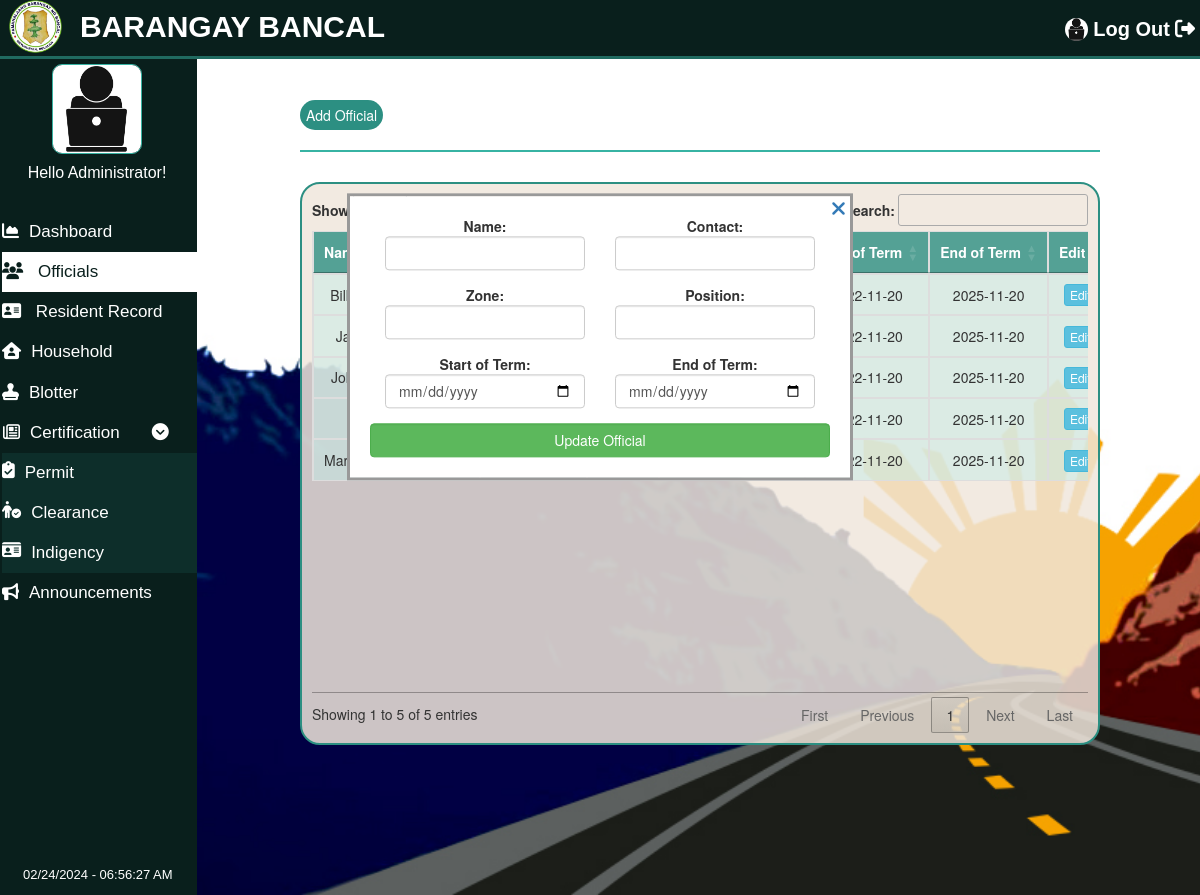
The app's page /pages/Officials/edit.php (signed in) with its own data.
### tables this page shows
CREATE TABLE `tblofficials` (
  `id` int(11) NOT NULL,
  `name` varchar(100) NOT NULL,
  `contact` varchar(100) NOT NULL,
  `address` varchar(100) NOT NULL,
  `position` varchar(100) NOT NULL,
  `start` date NOT NULL,
  `end` date NOT NULL
);

### pages/Officials/edit.php (the view, shortened to what this page needs)
<?php
if(empty($_SESSION['adminid']))
{
    header('Location:../LoginPage/LoginPage.php');
}
else
{
?>
<!DOCTYPE html>
<html lang="en">
<head>
    <link rel="stylesheet" href="../../css/Officials_edit.css">
    <link rel="stylesheet" href="https://cdnjs.cloudflare.com/ajax/libs/font-awesome/6.2.0/css/all.min.css">
    <link rel="stylesheet" href="https://cdnjs.cloudflare.com/ajax/libs/twitter-bootstrap/3.3.7/css/bootstrap.min.css" />
    <link rel="stylesheet" href="https://cdn.datatables.net/1.12.1/css/jquery.dataTables.min.css" />
</head>
<body>
<div id="navbar" class="navbar-font">
      <a href="../logout_admin.php" id="admin-nav"  ><img src="../../images/admin.png" alt="default profile" id="navbar-pic" >Log Out<i class="fa-solid fa-right-from-bracket" style="margin-left: 5px;"></i></a>
      <a href="../Dashboard/Dashboard.php">
    <img src="../../images/bmsLogo.png" alt="bmsLogo" id="bmsLogo" class="w3-bar-item">
        <h4 id="name">BARANGAY BANCAL </h4> </a>
    </div>
    <<div id="sidebar" class="sidebar-font">
    <img src="../../images/admin.png" alt="default profile" id="sidebar-pic" >
        <h4 id="hello">Hello Administrator!</h4>
        <a href="../Dashboard/Dashboard.php" class="dashboard"><i class="fa-solid fa-chart-area"></i>Dashboard</a>
        <a href="../Officials/Officials.php" class="officials active"><i class="fa-solid fa-users"></i> Officials</a>
        <a href="../Residentrecord/Residentrecord.php" class="residentrecord"><i class="fa fa-address-card"></i>    Resident Record</a>
        <a href="../Household/Household.php" class="household"><i class="fa-solid fa-house-user"></i>Household</a>
        <a href="../Blotter/Blotter.php" class="blotter"><i class="fa-solid fa-stamp"></i>Blotter</a>
        <button class="certs"><i class="fa-regular fa-newspaper"></i>Certification<i class="fa-solid fa-circle-chevron-down" style="margin-left: 32px;"></i></button>
        <div id="certs">
        <a href="../Certificates/Certificates.php" class="certs"><i class="fa-solid fa-clipboard-check"></i>Permit</a>
        <a href="../Clearance/Clearance.php" class="certs"><i class="fa-solid fa-person-circle-check"></i>Clearance</a>
        <a href="../Indigency/Indigency.php" class="certs"><i class="fa-solid fa-id-card"></i>Indigency</a>
        </div>
        <a href="../Announcement/Announcement.php" class="announcement"><i class="fa-solid fa-bullhorn"></i>Announcements</a>
        <span id='ct7'  style="color: white;
                               font-size: 13px;
                               position:fixed;
                               bottom:10px;
                               left: 23px;
                               "></span>
    </div>
    <div class="main">
    <button type="submit" id="btn-submit" onclick="openForm()">Add Official</button>
    <hr style="border: 1px solid #37B3A3;">
    <?php
      include "config.php";
      $id = $_POST['id'];
      $query = "SELECT * FROM `tblofficials` WHERE id='$id'";
      $sql = mysqli_query($conn, $query);
      if($sql) {
        $row = mysqli_fetch_array($sql)
          ?>
           <div class="loginPopup">
        <div class="formPopup" id="popupForm">
          <form method="post" action="edit.php" class="formContainer" autocomplete="off">
            <a href="Officials.php"><i class="fa-sharp fa-solid fa-xmark" area-hidden="true" id="close-icon" ></i></a>
            <div class="form-group col-sm-6">
                <strong>Name:</strong>
                <input type="text" name="name" class="form-control" value="<?php echo $row['name']?>" >
              </div>
              <div class="form-group col-sm-6">
                <strong>Contact:</strong>
                <input type="text" name="contact" class="form-control" value="<?php echo $row['contact']?>" >
              </div>
              <div class="form-group col-sm-6">
                  <strong>Zone:</strong>
                  <input type="text" name="address" class="form-control" value="<?php echo $row['address']?>">
              </div>
              <div class="form-group col-sm-6">
                  <strong>Position:</strong>
                  <input type="text" name="position" class="form-control" value="<?php echo $row['position']?>" >
              </div>
              <div class="form-group col-sm-6">
                  <strong>Start of Term:</strong>
                  <input type="date" name="start" class="form-control"  value="<?php echo $row['start']?>">
              </div>
              <div class="form-group col-sm-6">
                  <strong>End of Term:</strong>
                  <input type="date" name="end" class="form-control"   value="<?php echo $row['end']?>">
              </div>
              <input type="submit" name="submit" id="addofficial" value="Update Official" class="btn btn-success save-btn form-control" >
          </form>
        </div>
          <?php
      }
    ?>
    <br/>
          <div class="table-responsive text-nowrap" id="table">
          <table id="example" class="table table-bordered table-hover " style="width:100%">
            <thead>
              <th width="200px"class="text-center">Name</th>
              <th width="140px"class="text-center">Contact</th>
              <th width="200px"class="text-center">Zone</th>
              <th width="130px"class="text-center">Position</th>
              <th width="120px"class="text-center">Start of Term</th>
              <th width="120px"class="text-center">End of Term</th>
              <th width="80px"class="text-center">Edit</th>
            </thead>
            <tbody>
              <?php
                $sql = "SELECT * FROM `tblofficials`";
                $result = mysqli_query($conn, $sql);
                while ($row = mysqli_fetch_assoc($result)) {
                  ?>
                  <tr>
                    <td><?php echo $row['name'] ?></td>
                    <td><?php echo $row['contact'] ?></td>
                    <td><?php echo $row['address'] ?></td>
                    <td><?php echo $row['position'] ?></td>
                    <td><?php echo $row['start'] ?></td>
                    <td><?php echo $row['end'] ?></td>
                    <td>
                    <form action="edit.php" method="post">
                    <input type="submit" class='btn btn-info btn-xs btn-update' name="edit" value="Edit">
                    </td>
                </tr>
                <?php
                }
              ?>
            </tbody>
          </table>
        </div>
              </div>
    </div>
</body>
</html>
<?php } ?>

### css/Officials_edit.css (style rules this page uses)
body { height: 100%; width: 100%; background-image: url("../images/009.jpg"); background-size: cover; background-repeat: no-repeat; background-attachment: fixed; overflow: hidden; }
#sidebar { background-color: #091f1c; margin: 0; width: 200px; position: fixed; top: 59px; left: -3px; height: 100%; overflow: auto; z-index: 1; }
.navbar-font { font-family: "Century Gothic", CenturyGothic, AppleGothic, sans-serif; font-size: 20px; }
.sidebar-font { font-family: "Century Gothic", CenturyGothic, AppleGothic, sans-serif; font-size: 10px; }
#navbar { max-width: 100%; border-bottom: 3px solid #206a60; position: fixed; left: 0; width: 100%; height: 59px; text-align: right; background-color:#091f1c; top: 0; z-index: 1; }
#name { position: fixed; top: 0px; left: 80px; font-size: 30px; font-weight: 800; color: white; }
#admin-nav { position: relative; top: 15px; right: 5px; font-weight: 800; text-decoration: none; color: white; }
#bmsLogo { height: 55px; width: 55px; position: fixed; top: -1px; left: 8px; }
#sidebar a { text-decoration: none; color: white; display: block; font-size: 17px; margin-left: 5px; padding-top: 8px; padding-bottom: 8px; }
#sidebar i { margin-right: 10px; }
#sidebar a.active { background-color: white; color:#091f1c; }
#hello { text-align: center; font-size: 16px; font-weight: 200; color: white; margin-bottom: 30px; }
.certs { background-color: #091f1c; color: white; border: none; font-size: 17px; height: 40px; width: 100%; text-align: left; }
#certs a { background-color: #0d2e2a; display: flex; }
body { display: grid; grid-template-columns: 200px 1fr; grid-template-areas: "header header" "sidebar main" "sidebar footer"; }
.main { grid-area: main; padding: 100px; overflow-x: auto; margin-top: -20px; }
#btn-submit { height: 30px; border-radius: 20px; background-color: #2C8F82; border: none; color: white; }
.loginPopup { position: relative; text-align: center; width: 100%; margin-top: 60px; }
.formPopup { position: fixed; left: 50%; top: 20%; transform: translate(-50%, 5%); border: 3px solid #999999; z-index: 9; }
.formContainer { max-width: 500px; padding: 20px; background-color: #fff; }
#close-icon { position: absolute; top: 3px; right: 4px; font-size: 20px; }
#table { position: relative; top: -50px; border: 2px solid #2C8F82; padding: 10px; background-color: rgba(240, 231, 220,0.85); border-radius: 20px; }
#table thead { background-color: rgba(44, 143, 130,0.8); color: white; }
#table td { background-color: rgba(195, 236, 231,0.5); }
#sidebar-pic { display: block; margin-left: auto; margin-right: auto; margin-top: 5px; width: 90px; height: 90px; border: 1px solid #37B3A3 ; border-radius: 10px ; }
#navbar-pic { width: 23px; height: 23px; border-radius: 75px; margin-right: 5px; margin-bottom: 3px; }
@media only screen and (min-width: 768px) { body { zoom: 80%; } }
@media only screen and (min-width: 1080px) { body { zoom: 125%; } }
@media only screen and (min-width: 990px) { body { zoom: 100%; } }

### records on screen
tblofficials: name "Jan…", start "2022-11-20", end "2025-11-20"
tblofficials: name "Mark…", start "2022-11-20", end "2025-11-20"
tblofficials: start "2022-11-20", end "2025-11-20"
tblofficials: name "Billy…", start "2022-11-20", end "2025-11-20"
tblofficials: name "John…", start "2022-11-20", end "2025-11-20"
